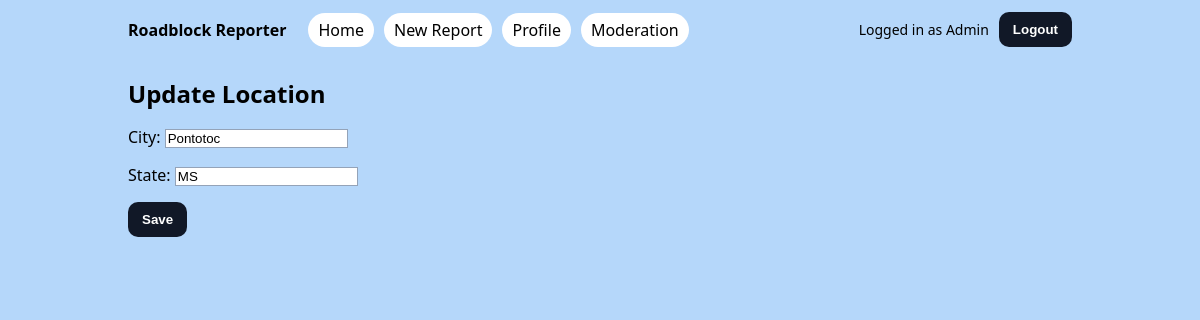
/profile/location/ (signed in), run on an earlier commit of the app's database.
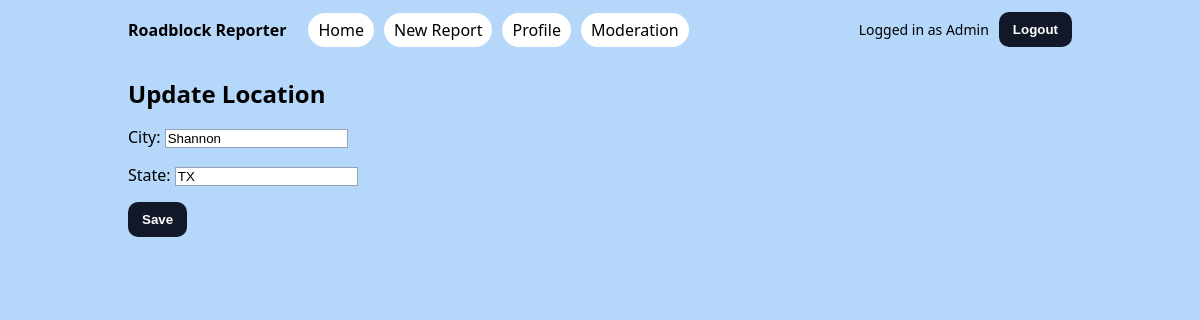
And on a later commit of the database.
### app/models.py (models this page shows, shortened)
class UserProfile(models.Model):
    user = models.OneToOneField(User, on_delete=models.CASCADE, related_name="profile")
    city = models.CharField(max_length=80, blank=True)
    state = models.CharField(max_length=2, blank=True)
    email = models.EmailField(blank=True)      # profile email (can differ from User.email if you want)
    phone = models.CharField(max_length=20, blank=True)
    is_verified = models.BooleanField(default=False)

### app/views.py (the view)
# urls.py: path("profile/location/", edit_location, name="edit-location"),
@login_required
def edit_location(request):
    profile, _ = UserProfile.objects.get_or_create(user=request.user)
    if request.method == "POST":
        form = ProfileLocationForm(request.POST, instance=profile)
        if form.is_valid():
            form.save()
            return redirect("report-list")
    else:
        form = ProfileLocationForm(instance=profile)
    return render(request, "roadblocks/edit_location.html", {"form": form})

### app/forms.py (shortened to what this page needs)
class ProfileLocationForm(forms.ModelForm):
    class Meta:
        model = UserProfile
        fields = ["city", "state"]

### app/templates/roadblocks/edit_location.html (shortened to what this page needs)
{% extends "base.html" %}
{% block content %}
  <h2>Update Location</h2>
  <form method="post">
    {{ form.as_p }}
    <button type="submit">Save</button>
  </form>
{% endblock %}

What changed in the data, as far as the page shows it:
changed UserProfile: city "Pontotoc" → "Shannon"; state "MS" → "TX"
